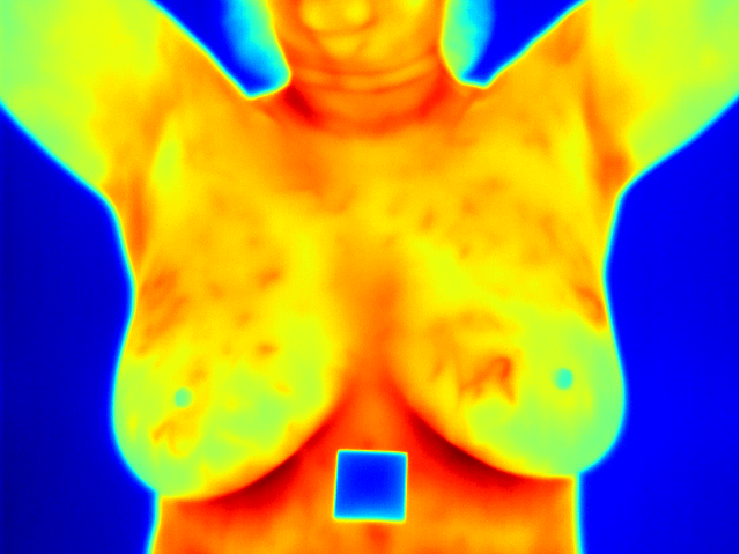
#> input picture tmp/healthy5.png, 739 x 554 px
$ python -i preprocessing.py   (imports and definitions only)
#> lines starting #> are read from the running program, lines starting #| are printed output that depends on the picture
import cv2
import numpy as np
from skimage import exposure


# Preprocessing function
def preprocess_thermal_image(image_path):
    # Read thermal image
#> called with image_path = '../tmp/healthy5.png'
    thermal_image = cv2.imread(image_path, 0)  # Grayscale mode (1 channel)
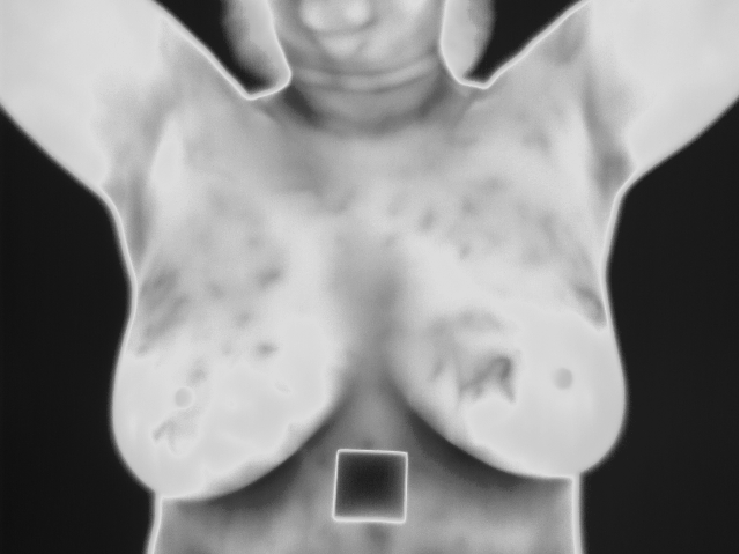
#> thermal_image: shape (554, 739); min 14, max 221, mean 141.2

    # Resize thermal image to the desired size (e.g., 224x224)
    thermal_image = cv2.resize(thermal_image, (224, 224))
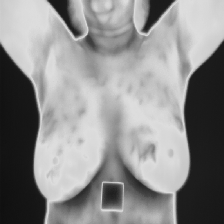
#> thermal_image: shape (224, 224); min 14, max 221, mean 141.2

    # Enhance contrast by stretching the histogram
    p2, p98 = np.percentile(thermal_image, (2, 98))
#> p2 = 19; p98 = 220
    thermal_image = exposure.rescale_intensity(thermal_image, in_range=(p2, p98))
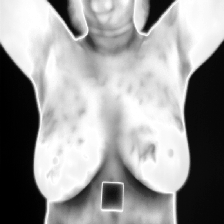
#> thermal_image: shape (224, 224); min 0, max 255, mean 154.5

    # Apply adaptive histogram equalization to enhance local contrast
    clahe = cv2.createCLAHE(clipLimit=2.0, tileGridSize=(8, 8))
    thermal_image = clahe.apply(thermal_image)
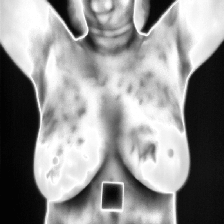
#> thermal_image: shape (224, 224); min 3, max 255, mean 145.4

    # Normalize the image
    thermal_image = thermal_image.astype(np.float32)
    thermal_image = (thermal_image - np.mean(thermal_image)) / np.std(thermal_image)

    # Convert to double channel RGB image
    thermal_image_rgb = cv2.cvtColor(thermal_image, cv2.COLOR_GRAY2RGB)

    # Transpose channel dimensions
    thermal_image_rgb = np.transpose(thermal_image_rgb, (2, 0, 1))

    # Add batch dimension
    thermal_image_rgb = np.expand_dims(thermal_image_rgb, axis=0)

    return thermal_image_rgb

>>> result = preprocess_thermal_image('../tmp/healthy5.png')

$ run again, on tmp/sick7.png
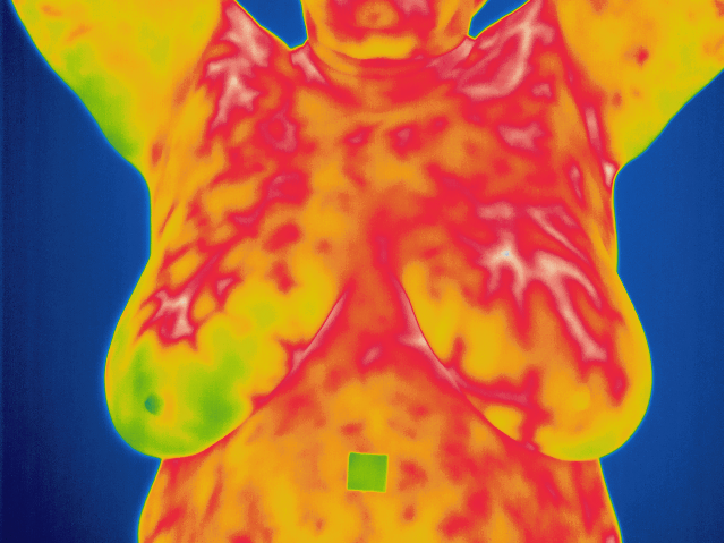
#> input picture tmp/sick7.png, 724 x 543 px
#> in preprocess_thermal_image, `thermal_image = cv2.resize(thermal_image, (224, 224))`:
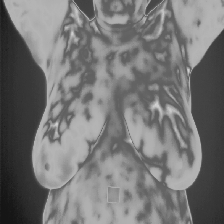
#> thermal_image: shape (224, 224); min 21, max 210, mean 117.7
#> p2 = 32.5; p98 = 179
#> in preprocess_thermal_image, `thermal_image = clahe.apply(thermal_image)`:
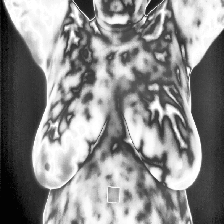
#> thermal_image: shape (224, 224); min 2, max 255, mean 139.2

$ run again, on tmp/sick8.png
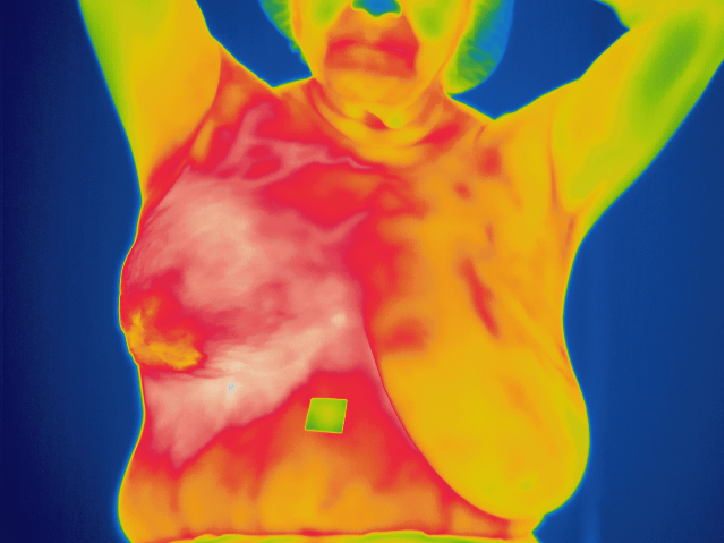
#> input picture tmp/sick8.png, 724 x 543 px
#> in preprocess_thermal_image, `thermal_image = cv2.resize(thermal_image, (224, 224))`:
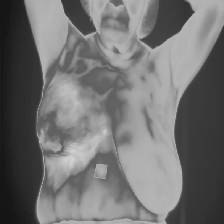
#> thermal_image: shape (224, 224); min 20, max 210, mean 113.6
#> p2 = 23; p98 = 180
#> in preprocess_thermal_image, `thermal_image = clahe.apply(thermal_image)`:
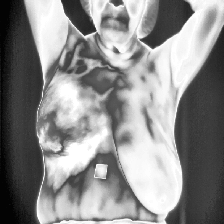
#> thermal_image: shape (224, 224); min 3, max 255, mean 140.1
